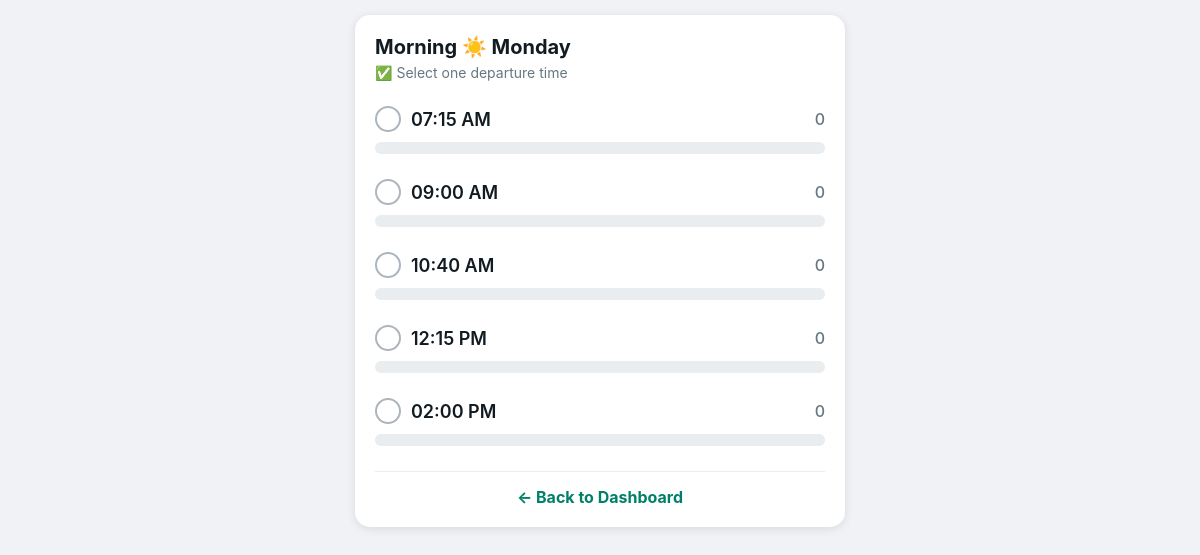
The page /slot (signed in) on the database its author committed.
### models.py (models this page shows)
class PollOption(db.Model):
    __tablename__ = "poll_option"
    id = db.Column(db.Integer, primary_key=True)
    poll_id = db.Column(db.Integer, db.ForeignKey("poll.id"), nullable=False)
    time = db.Column(db.String(10))

### app.py (the view)
@app.route("/slot")
def slot_page():
    student_id = session.get('student_id')
    if not student_id: return redirect(url_for('student_login'))
    student = Student.query.get(student_id)
    my_van_id = student.assigned_van_id
    target_date = get_target_date()
    morning_poll = Poll.query.filter_by(poll_type="morning", poll_date=target_date).first()
    poll_options = []
    user_voted_id = None
    if morning_poll:
        existing_vote = PollVote.query.filter_by(student_id=student_id, poll_id=morning_poll.id).first()
        user_voted_id = existing_vote.option_id if existing_vote else None
        for opt in morning_poll.options:
            voters_data = db.session.query(Student.name, Student.phone_number)\
                .join(PollVote, Student.id == PollVote.student_id)\
                .filter(PollVote.option_id == opt.id, Student.assigned_van_id == my_van_id)\
                .all()
            voters_list = [{"name": name, "phone": phone} for name, phone in voters_data]
            van_total_votes = db.session.query(PollVote).join(Student)\
                .filter(PollVote.poll_id == morning_poll.id, Student.assigned_van_id == my_van_id).count()
            poll_options.append({
                'id': opt.id,
                'time': opt.time,
                'count': len(voters_list),
                'voters': voters_list,
                'percent': (len(voters_list) / van_total_votes * 100) if van_total_votes > 0 else 0
            })
    return render_template("slot_selection.html",
                           options=poll_options,
                           user_voted_id=user_voted_id,
                           day_name=target_date.strftime('%A'),
                           display_date=target_date.strftime('%d %b'))

### app.py (called while the page is built)
def get_target_date():
    now = datetime.now()
    if now.hour > 19 or (now.hour == 19 and now.minute >= 45):
        return date.today() + timedelta(days=1)
    return date.today()

### templates/slot_selection.html (shortened to what this page needs)
<!DOCTYPE html>
<html lang="en">
<head>
</head>
<body>
<div class="poll-container">
    <div class="poll-header">Morning ☀️ {{ day_name }}</div>
    <div class="poll-subheader">✅ Select one departure time</div>
    {% for opt in options %}
    <div class="poll-option" onclick="location.href='/vote/{{ opt.id }}'">
        <div class="option-top">
            <div class="option-time">
                {% if user_voted_id == opt.id %}
                    <span class="selected-icon">✓</span>
                {% else %}
                    <span style="display: inline-block; width: 22px; height: 22px; border: 2px solid #adb5bd; border-radius: 50%; margin-right: 10px;"></span>
                {% endif %}
                {{ opt.time }}
            </div>
            <div class="vote-count">{{ opt.count }}</div>
        </div>
        <div class="progress-bar">
        </div>
    </div>
    {% endfor %}
    <div class="footer-link">
        <a href="/attendance-page">← Back to Dashboard</a>
    </div>
</div>
</body>
</html>

### templates/slot_selection.html (style rules this page uses)
body { background-color: #f0f2f5; margin: 0; padding: 15px 10px; display: flex; justify-content: center; font-family: -apple-system, BlinkMacSystemFont, "Segoe UI", Roboto, Helvetica, Arial, sans-serif; }
.poll-container { background: #fff; border-radius: 15px; padding: 20px; width: 92%; max-width: 450px; box-shadow: 0 2px 10px rgba(0,0,0,0.1); }
.poll-header { font-size: 20px; font-weight: 700; color: #111b21; margin-bottom: 5px; }
.poll-subheader { font-size: 14px; color: #667781; margin-bottom: 25px; display: flex; align-items: center; }
.poll-option { margin-bottom: 25px; position: relative; cursor: pointer; -webkit-tap-highlight-color: transparent; }
.option-top { display: flex; justify-content: space-between; align-items: center; margin-bottom: 10px; }
.option-time { font-size: 18px; font-weight: 600; color: #111b21; display: flex; align-items: center; }
.vote-count { font-size: 16px; font-weight: 500; color: #667781; }
.progress-bar { height: 12px; background: #e9edef; border-radius: 6px; width: 100%; overflow: hidden; }
.footer-link { text-align: center; margin-top: 25px; padding-top: 15px; border-top: 1px solid #e9edef; }
.footer-link a { color: #008069; text-decoration: none; font-weight: 700; font-size: 16px; }

### rows shown on the page
PollOption: time "07:15 AM", count "0"
PollOption: time "09:00 AM", count "0"
PollOption: time "10:40 AM", count "0"
PollOption: time "12:15 PM", count "0"
PollOption: time "02:00 PM", count "0"

### other values the page prints
{{ day_name }} "Monday"
